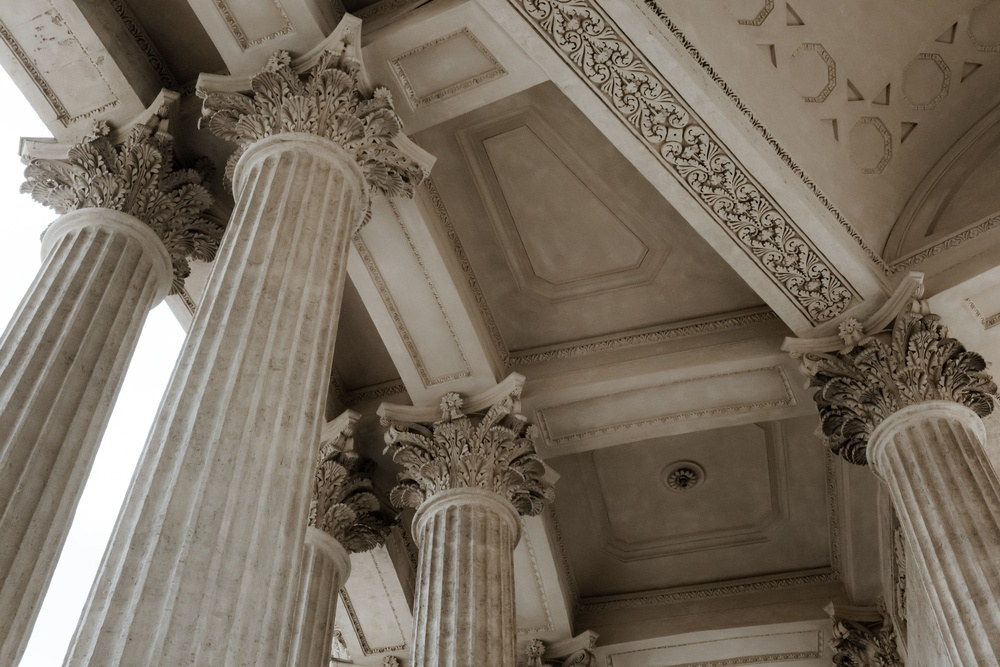
#> input picture wallpapers/pexels-cottonbro-4937197.jpg, 1000 x 667 px, shrunk from 6240 x 4160 before the run
$ python panel_blur.py ../wallpapers/pexels-cottonbro-4937197.jpg
#> lines starting #> are read from the running program, lines starting #| are printed output that depends on the picture
#!/usr/bin/env python3

import os, sys
from PIL import Image
from PIL import ImageFilter

if len(sys.argv) != 2:
    wallpaper_file = str(os.popen('gsettings get org.cinnamon.desktop.background picture-uri').read()).replace("\n", "")
    wallpaper_file = wallpaper_file.replace("file://", "").replace("'", "")
else:
    wallpaper_file = sys.argv[1]


HOME = str(os.popen('echo $HOME').read()).replace('\n', '')
os.system('mkdir -p ' + HOME +'/.local/share/dermodex')

login_blur=100
panel_blur=100

img = Image.open(wallpaper_file)
#> img is the input picture: PIL image 1000x667 RGB; mean R, G, B 120.6, 109.7, 95.7

# Blur Copy
img_gauss = img.filter(ImageFilter.GaussianBlur(int(login_blur)))
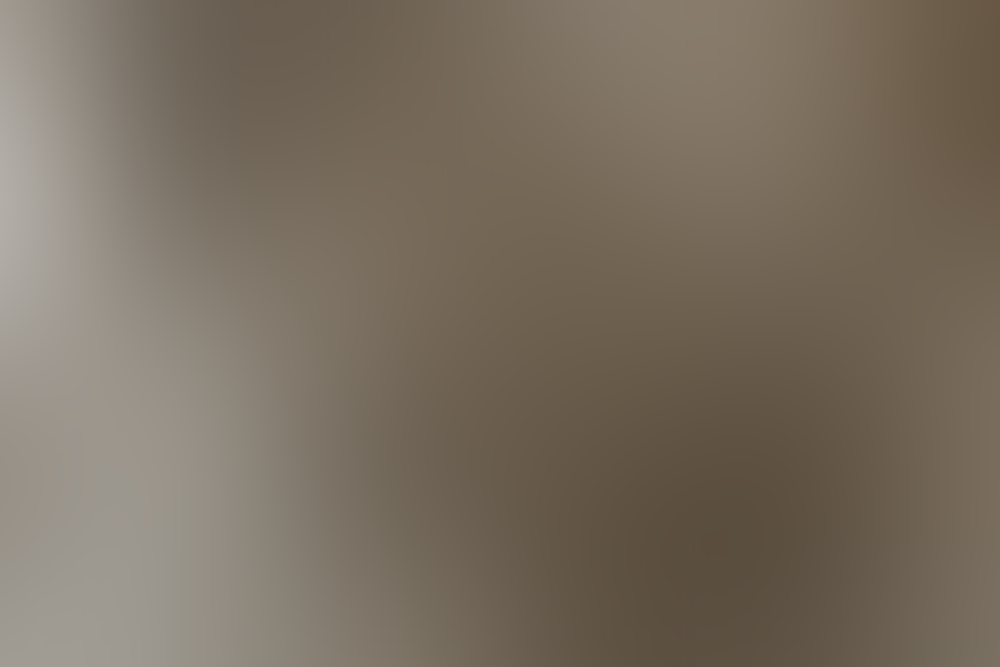
#> img_gauss: PIL image 1000x667 RGB; mean R, G, B 121.5, 110.7, 96.7
img_panel = img.filter(ImageFilter.GaussianBlur(int(panel_blur)))
img_gauss.save(HOME + '/.local/share/dermodex/login_blur.jpg')
img_panel.save(HOME + '/.local/share/dermodex/panel_blur.jpg')
